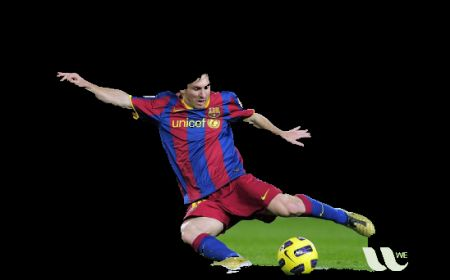
#> input picture GrabCutImage2.jpg, 450 x 280 px, given in place of the camera
$ python MorphologicalTransformation.py
#> lines starting #> are read from the running program, lines starting #| are printed output that depends on the picture; after the words box and inside, x2 and y2 are one past the last pixel; in counts of white or black regions, pixels touching at a corner belong together
import numpy as np
import cv2

cap=cv2.VideoCapture(0)
while True:
    _,frame=cap.read()
#> frame is the input picture: shape (280, 450, 3); mean B, G, R 17.7, 19, 22.1
    hsv=cv2.cvtColor(frame,cv2.COLOR_BGR2HSV)
#> hsv: shape (280, 450, 3); mean H, S, V 22, 44.9, 27.9
    lower=np.array([100,100,50])
    upper=np.array([180,255,150])
    mask=cv2.inRange(hsv,lower,upper)
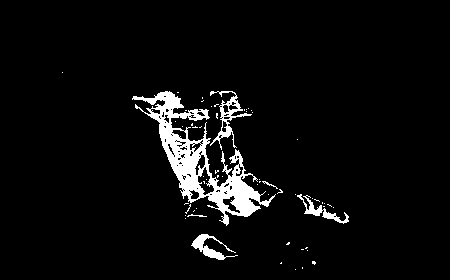
#> mask: shape (280, 450); 4.9% white; 59 white regions (53 under 20 px), largest, box (x1, y1, x2, y2) and area: (132, 91, 276, 226) 4645, (210, 91, 252, 150) 527, (191, 234, 238, 260) 395, (297, 194, 349, 224) 339, (262, 181, 278, 189) 27, (187, 214, 207, 217) 27
    res=cv2.bitwise_and(frame,frame,mask=mask)
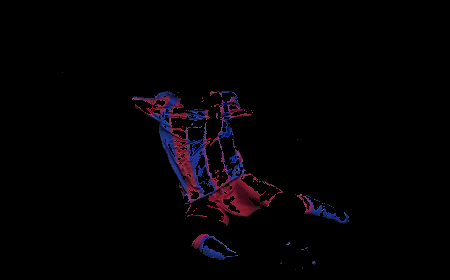
#> res: shape (280, 450, 3); mean B, G, R 4, 1.8, 3.8
    kernel=np.ones((5,5),np.float32)
    erosion=cv2.erode(mask,kernel,iterations=1)
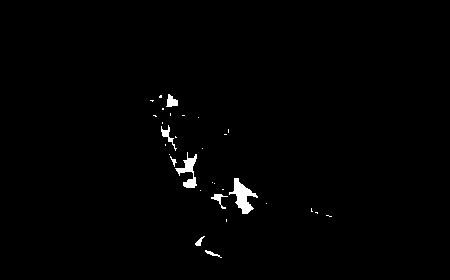
#> erosion: shape (280, 450); 0.96% white; 31 white regions (23 under 20 px), largest, box (x1, y1, x2, y2) and area: (229, 178, 258, 214) 438, (175, 152, 197, 188) 307, (161, 125, 177, 151) 102
    dilation=cv2.dilate(mask,kernel,iterations=1)
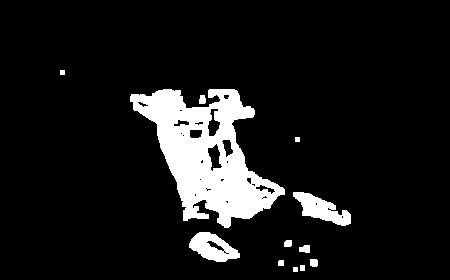
#> dilation: shape (280, 450); 9.9% white; 12 white regions, largest, box (x1, y1, x2, y2) and area: (130, 89, 285, 228) 10175, (293, 192, 351, 226) 963, (189, 232, 240, 262) 897
    opening=cv2.morphologyEx(mask,cv2.MORPH_OPEN,kernel)
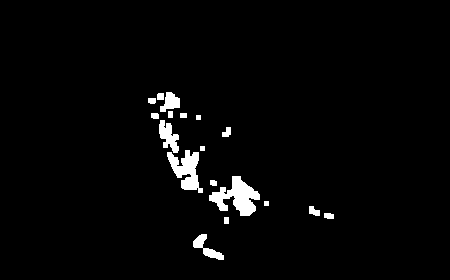
#> opening: shape (280, 450); 2.6% white; 18 white regions, largest, box (x1, y1, x2, y2) and area: (209, 176, 260, 216) 1028, (167, 150, 203, 193) 792, (159, 120, 179, 153) 381
    close=cv2.morphologyEx(mask,cv2.MORPH_CLOSE,kernel)
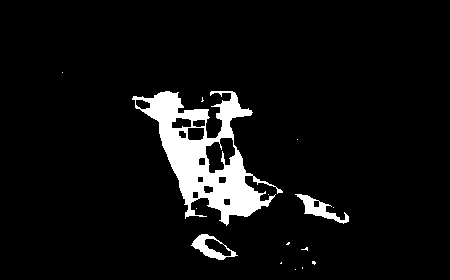
#> close: shape (280, 450); 6.4% white; 15 white regions (12 under 20 px), largest, box (x1, y1, x2, y2) and area: (132, 91, 283, 226) 7100, (295, 194, 349, 224) 502, (191, 234, 238, 260) 433
    cv2.imshow('frame',frame)
    cv2.imshow('res',res)
    cv2.imshow('erosion',erosion)
    cv2.imshow('dilation',dilation)
    cv2.imshow('opening',opening)
    cv2.imshow('close',close)
    if(cv2.waitKey(0)&0xFF==ord('q')):
#> (key q is pressed here)
        break
cv2.destroyAllWindows()
cap.release()
